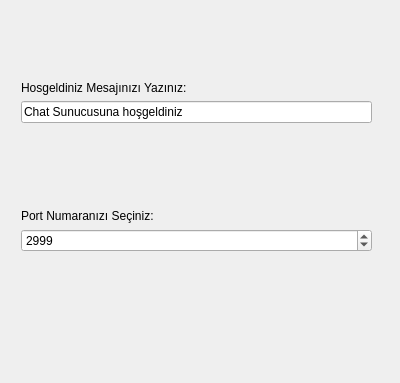
<?xml version="1.0" encoding="UTF-8"?>
<ui version="4.0">
 <class>Dialog</class>
 <widget class="QDialog" name="Dialog">
  <property name="geometry">
   <rect>
    <x>0</x>
    <y>0</y>
    <width>400</width>
    <height>383</height>
   </rect>
  </property>
  <property name="windowTitle">
   <string>Dialog</string>
  </property>
  <widget class="QStackedWidget" name="stackedWidget">
   <property name="geometry">
    <rect>
     <x>-10</x>
     <y>20</y>
     <width>401</width>
     <height>231</height>
    </rect>
   </property>
   <property name="currentIndex">
    <number>0</number>
   </property>
   <widget class="QWidget" name="page">
    <widget class="QWidget" name="">
     <property name="geometry">
      <rect>
       <x>31</x>
       <y>61</y>
       <width>351</width>
       <height>171</height>
      </rect>
     </property>
     <layout class="QVBoxLayout" name="verticalLayout_3">
      <item>
       <layout class="QVBoxLayout" name="verticalLayout_2">
        <item>
         <widget class="QLabel" name="lblWelcome">
          <property name="text">
           <string>Hosgeldiniz Mesajınızı Yazınız:</string>
          </property>
         </widget>
        </item>
        <item>
         <widget class="QLineEdit" name="txtMessage">
          <property name="text">
           <string>Chat Sunucusuna hoşgeldiniz</string>
          </property>
         </widget>
        </item>
       </layout>
      </item>
      <item>
       <spacer name="verticalSpacer">
        <property name="orientation">
         <enum>Qt::Vertical</enum>
        </property>
        <property name="sizeHint" stdset="0">
         <size>
          <width>20</width>
          <height>48</height>
         </size>
        </property>
       </spacer>
      </item>
      <item>
       <layout class="QVBoxLayout" name="verticalLayout">
        <item>
         <widget class="QLabel" name="label_2">
          <property name="text">
           <string>Port Numaranızı Seçiniz:</string>
          </property>
         </widget>
        </item>
        <item>
         <widget class="QSpinBox" name="sbPort">
          <property name="minimum">
           <number>2000</number>
          </property>
          <property name="maximum">
           <number>65535</number>
          </property>
          <property name="value">
           <number>2999</number>
          </property>
         </widget>
        </item>
       </layout>
      </item>
     </layout>
    </widget>
   </widget>
   <widget class="QWidget" name="page_2">
    <widget class="QLabel" name="lblStatus">
     <property name="geometry">
      <rect>
       <x>20</x>
       <y>170</y>
       <width>261</width>
       <height>31</height>
      </rect>
     </property>
     <property name="text">
      <string>Bağlantı kesildi</string>
     </property>
    </widget>
    <widget class="QPushButton" name="btnStart">
     <property name="geometry">
      <rect>
       <x>20</x>
       <y>60</y>
       <width>91</width>
       <height>31</height>
      </rect>
     </property>
     <property name="text">
      <string>Başlat</string>
     </property>
    </widget>
    <widget class="QPushButton" name="btnStop">
     <property name="geometry">
      <rect>
       <x>160</x>
       <y>60</y>
       <width>81</width>
       <height>31</height>
      </rect>
     </property>
     <property name="text">
      <string>Durudur</string>
     </property>
    </widget>
   </widget>
  </widget>
  <widget class="QDialogButtonBox" name="buttonBox">
   <property name="geometry">
    <rect>
     <x>180</x>
     <y>310</y>
     <width>201</width>
     <height>24</height>
    </rect>
   </property>
   <property name="standardButtons">
    <set>QDialogButtonBox::NoButton</set>
   </property>
  </widget>
 </widget>
 <resources/>
 <connections/>
</ui>
